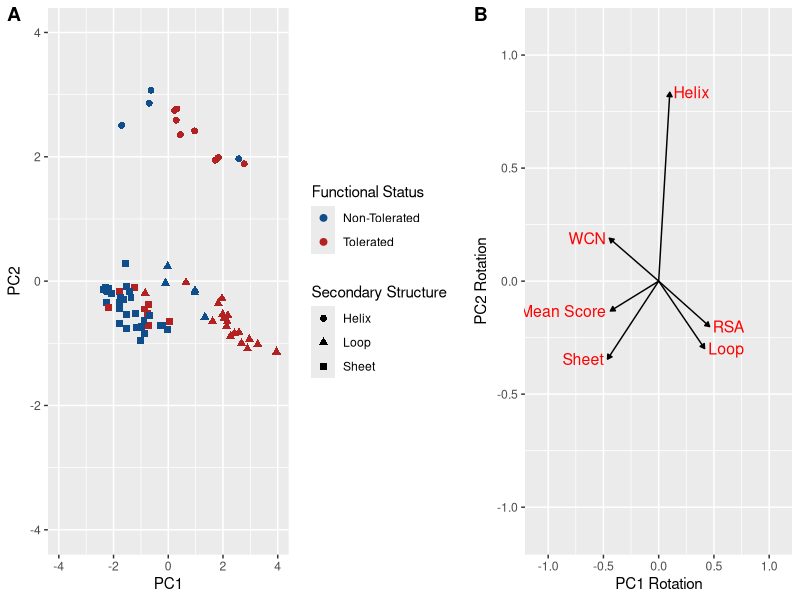
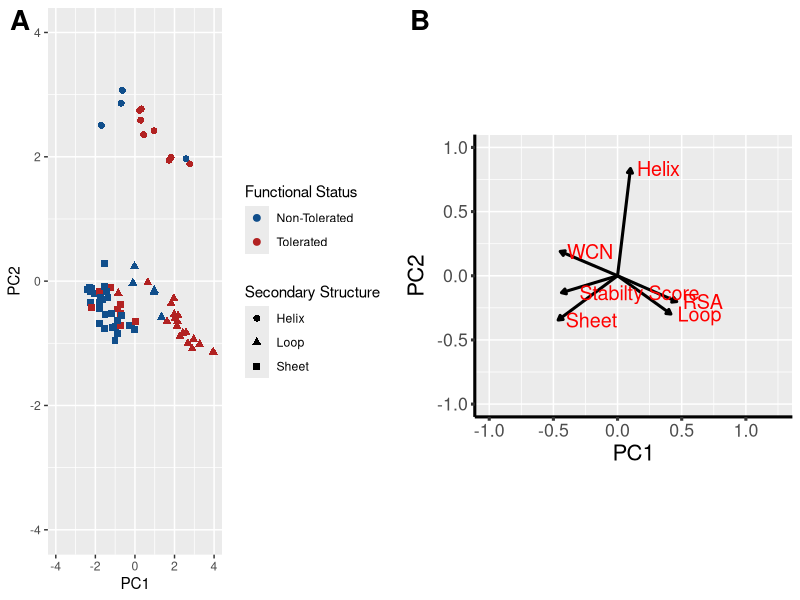
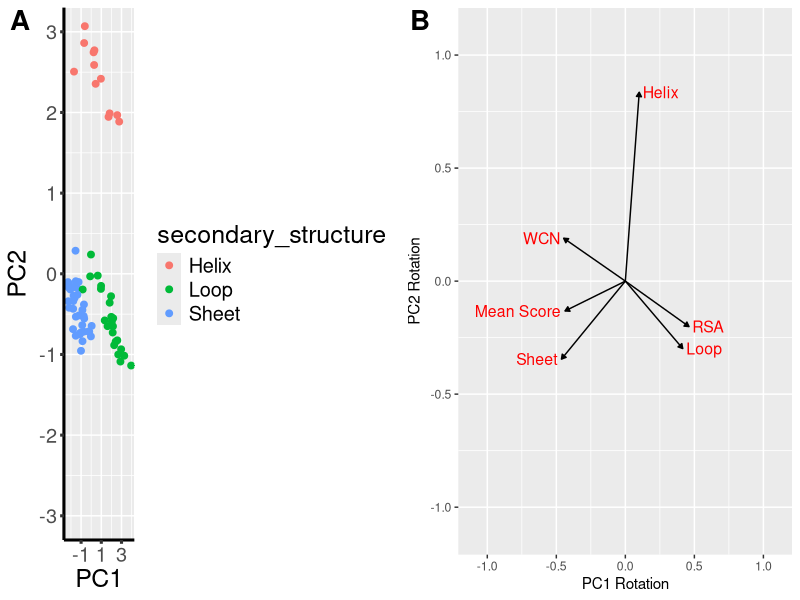
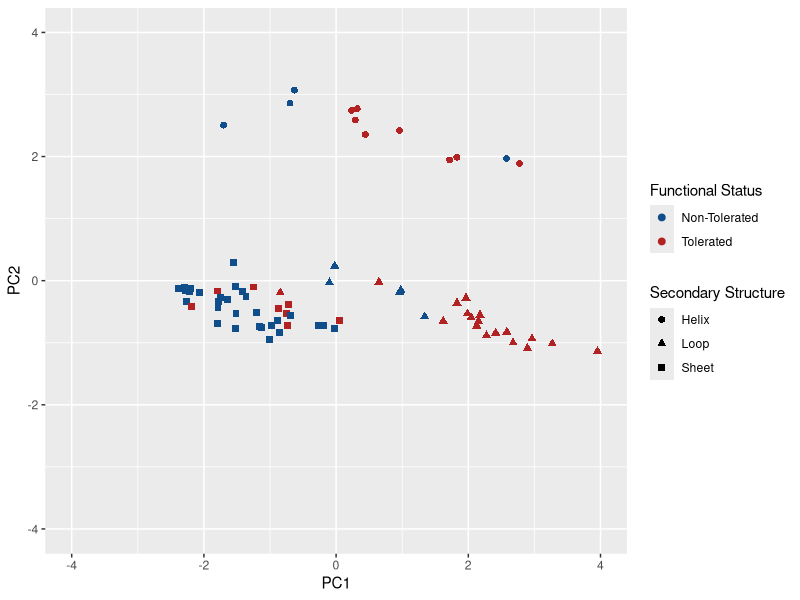
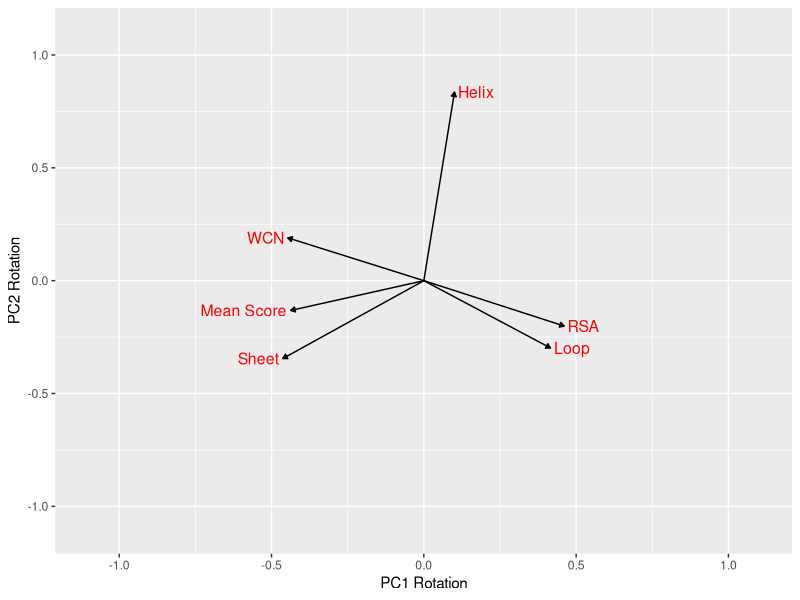
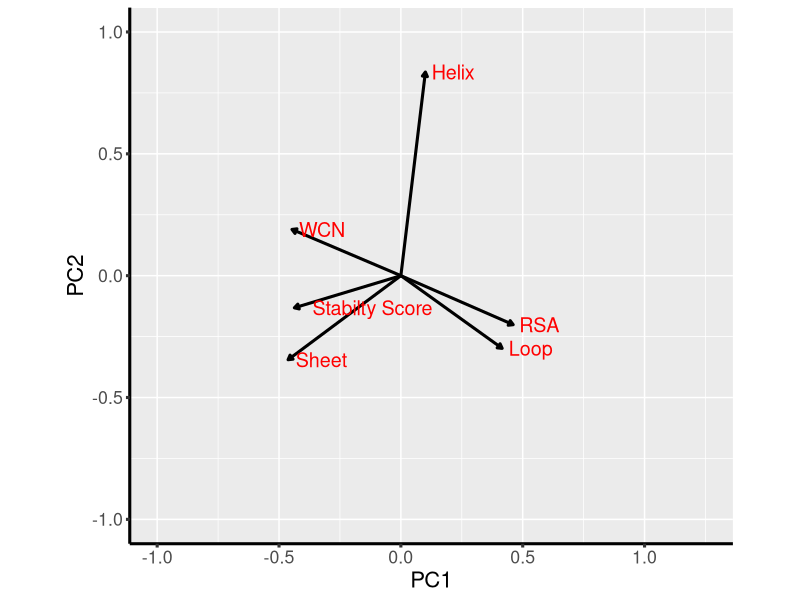
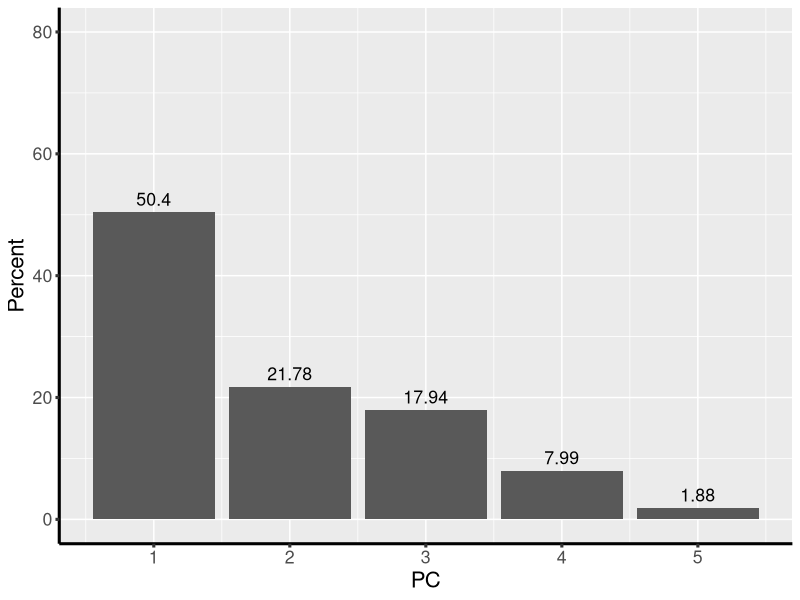
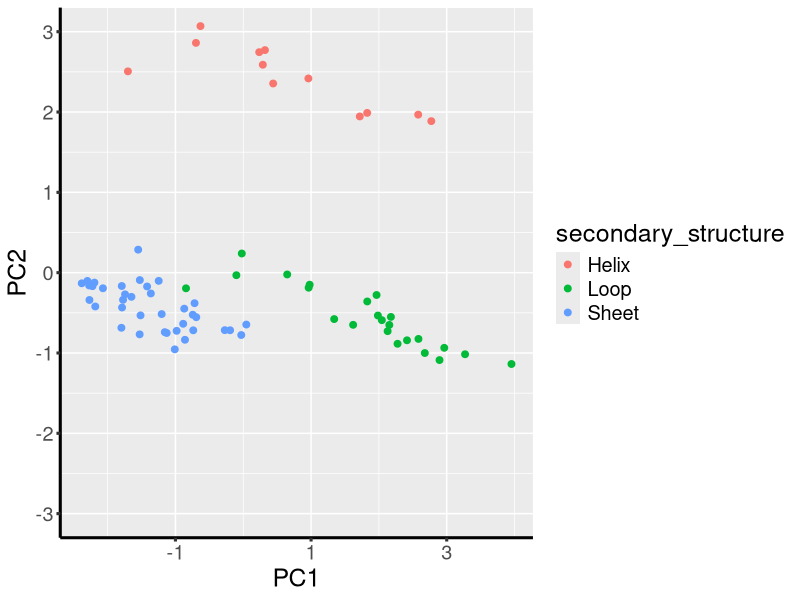

Recreate these plots in R, in order. (Note: this script raises an error after producing the figures.)
library(plyr)
library(dplyr)
library(ggplot2)
library(tidyr)
library(cowplot)
library(grid)

sum_data = read.csv("../data/relax_full_egfp_summary_data.csv")
#test_data = sum_data %>% mutate(sheet = SS =="Sheet")
num_points = nrow(sum_data)
data = data.frame(Sheet = character())
for (i in 1:num_points){
  if (sum_data$SS[i] == "Sheet"){
      data = rbind(data, data.frame(Sheet = 1 ))
  }else{
    data = rbind(data, data.frame(Sheet = 0))
  }

}
sum_data = cbind(sum_data, data)

data = data.frame(Helix = character())
for (i in 1:num_points){
  if (sum_data$SS[i] == "Helix"){
    data = rbind(data, data.frame(Helix = 1))
  }else{
    data = rbind(data, data.frame(Helix = 0))
  }
  
}

sum_data = cbind(sum_data, data)

data = data.frame(Loop = character())
for (i in 1:num_points){
  if (sum_data$SS[i] == "Loop"){
    data = rbind(data, data.frame(Loop = 1 ))
  }else{
    data = rbind(data, data.frame(Loop = 0))
  }
  
}  
sum_data = cbind(sum_data, data)


pca_data = sum_data %>% select(-functional_status, -mutant, -SS, -X, -var_score, -max_score, -min_score, -SA, -wcnCA)

pca <- pca_data %>% #remove the mutant info, SS, and function
  scale %>% #scale to 0 mean and unit variance
  prcomp()  #do PCA

pca

all_pca_data = data.frame(pca$x, functional_status = sum_data$functional_status, secondary_structure = sum_data$SS)

p1 = ggplot(all_pca_data, aes(x=PC1, y=PC2)) + 
  geom_point(size = 2, aes(color = functional_status, shape = secondary_structure)) + 
  #theme(text = element_text(size = 18)) + 
  #theme(axis.line = element_line(size = 1.05)) + 
  #theme(axis.ticks = element_line(size = 1.05)) + 
  scale_color_manual(name = c("Functional Status"), breaks = c("non-tolerated", "tolerated"), labels = c("Non-Tolerated", "Tolerated"), values = c("dodgerblue4", "firebrick")) + 
  scale_shape_discrete(name = "Secondary Structure") +
  guides(colour = guide_legend(order = 1), shape = guide_legend(order = 2)) + 
  xlim(-4, 4) + ylim(-4, 4)
  #scale_x_continuous(breaks = seq(-5, 5, 2 )) +
  #coord_cartesian(ylim = c(-3, 3)) +
  #scale_y_continuous(breaks = seq(-5, 3, 1 ))


#ggsave("../figures/wcn_rsa_comparison_plot.pdf", plot = p2, height = 5, width = 7, useDingbats = F)


# capture the rotation matrix in a data frame
rotation_data <- data.frame(pca$rotation, variable=row.names(pca$rotation))
# define a pleasing arrow style
arrow_style <- arrow(length = unit(0.05, "inches"),
                     type = "closed")
# now plot, using geom_segment() for arrows and geom_text for labels
#labels =c("Mean Score", "RSA", "WCN", "Helix", "Sheet", "Loop") #Changed these labels...
labels = c("Mean Score", "RSA", "WCN", "Sheet", "Helix", "Loop")
p2 = ggplot(rotation_data) + 
  geom_segment(aes(xend=PC1, yend=PC2), x=0, y=0, arrow=arrow_style, size = .5) + 
  geom_text(aes(x=PC1, y=PC2, label=labels), hjust=c(1.05, -.1, 1.1, 1.1, -.1, -0.1), size=4, color='red') + 
  #theme(text = element_text(size = 24)) + 
  #theme(axis.text = element_text(size = 24)) + 
  #theme(axis.title = element_text(size = 24)) + 
  #theme(axis.line = element_line(size = 1.05)) + 
  #theme(axis.ticks = element_line(size = 1.05)) +
  xlim(-1.1,1.1) + 
  ylim(-1.1,1.1) +
  xlab("PC1 Rotation") + ylab("PC2 Rotation")
  #coord_fixed() # fix aspect ratio to 1:1

#labels_b =c("Stabilty Score", "RSA", "WCN", "Helix", "Sheet", "Loop")
labels_b =c("Stabilty Score", "RSA", "WCN", "Sheet", "Helix", "Loop")

p2_b = ggplot(rotation_data) + 
  geom_segment(aes(xend=PC1, yend=PC2), x=0, y=0, arrow=arrow_style, size = 1.05) + 
  geom_text(aes(x=PC1, y=PC2, label=labels_b), hjust=-0.15, size=5, color='red') + 
  theme(text = element_text(size = 16)) + 
  theme(axis.line = element_line(size = 1.05)) + 
  theme(axis.ticks = element_line(size = 1.05)) +
  xlim(-1.,1.25) + 
  ylim(-1.,1.) +
  coord_fixed() # fix aspect ratio to 1:1

percent = 100*pca$sdev^2/sum(pca$sdev^2) #Find percent variance explained
perc_data <- data.frame(percent=percent, PC=1:length(percent))
perc_data_mod = perc_data[1:5,]

p3 = ggplot(perc_data_mod, aes(x=PC, y=percent)) + 
  geom_bar(stat="identity") + 
  geom_text(aes(label=round(percent, 2)), size=4.5, vjust=-.5) + 
  ylim(0, 80) + 
  ylab("Percent") + 
  theme(text = element_text(size = 16)) + 
  theme(axis.line = element_line(size = 1.05)) + 
  theme(axis.ticks = element_line(size = 1.05)) 


p4 = ggplot(all_pca_data, aes(x=PC1, y=PC2)) + 
  geom_point(size = 2, aes(color = secondary_structure)) + 
  theme(text = element_text(size = 18)) + 
  theme(axis.line = element_line(size = 1.05)) + 
  theme(axis.ticks = element_line(size = 1.05)) + 
  #scale_color_manual(name = c("Functional Status"), breaks = c("non-tolerated", "tolerated"), labels = c("Non-Tolerated", "Tolerated"), values = c("dodgerblue4", "firebrick")) + 
  scale_x_continuous(breaks = seq(-5, 5, 2 )) +
  coord_cartesian(ylim = c(-3, 3)) +
  scale_y_continuous(breaks = seq(-5, 3, 1 )) 


combo_plot = plot_grid(p1, p2, nrow = 1, labels = c("A", "B"), align = "h", rel_widths = c(1.4, 1))
combo_plot_ss = plot_grid(p4, p2, nrow = 1, labels = c("A", "B", align = "hv"), label_size = 20)
combo_plot_b = plot_grid(p1, p2_b, nrow = 1, labels = c("A", "B", align = "hv"), label_size = 20)

#ggsave("mod_pca_plots.pdf", plot = combo_plot_b, height = 5, width = 14, useDingbats = F)
save_plot("../figures/pca_plots.pdf", plot = combo_plot, ncol = 2.4)
#ggsave("pca_plots_ss.pdf", plot = combo_plot_ss, height = 5, width = 14, useDingbats = F)

#ggsave(pca_variance_plot.pdf", plot = p3, height = 5, width = 7, useDingbats = F)
#ggsave(pca_arrow_plot.pdf", plot = p2, height = 8, width = 8, useDingbats = F)
